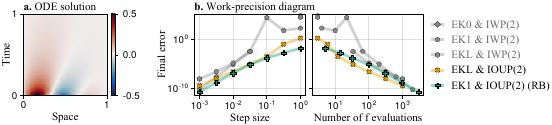

The script that saved this image:
using JLD
using CairoMakie
using TuePlots
using OrdinaryDiffEq
using Distributions
using LaTeXStrings

import BayesExpIntExperiments as BEIE
import BayesExpIntExperiments: C1, C2, get_label, PlotTheme, get_alg_style, LINEALPHA

DIR = "experiments/benchmark_reaction_diffusion"
data = load(joinpath(DIR, "burgers_results.jld"))
results = data["results"]

# NU = results["NU"]
NU = 2

x = :dt
x2 = :nf
xlabel =
    x == :nsteps ? "Number of steps" :
    x == :nf ? "Number of f evaluations" :
    x == :dt ? "Step size" :
    String(x)
x2label =
    x2 == :chi2_final ? "Normalised χ² statistic" :
    x2 == :nf ? "Number of f evaluations" :
    x2 == :time ? "Runtime [s]" :
    String(x2)
y = :final
ylabel = String(y)
ylabel = "Final error"

algs = (
    # "Tsit5",
    # "BS3",
    # "Rosenbrock23",
    # "Rosenbrock32",
    "EK0+IWP($NU)",
    "EK1+IWP($NU)",
    "EKL+IWP($NU)",
    "EK0+IOUP($NU)",
    # "EK1+IOUP($NU)",
    # "EK0+IOUP($NU)+RB",
    "EK1+IOUP($NU)+RB",
)

set_theme!(
    merge(
        Theme(
            figure_padding=(-7, 12, 1, 0),
            Axis=(
                # titlesize=7,
                xticks=LogTicks(LinearTicks(4)),
                yticks=LogTicks(WilkinsonTicks(3)),
                # xlabelsize=7,
                # ylabelsize=7,
                # xticklabelsize=7,
                # yticklabelsize=7,
            ),
            # Legend=(; labelsize=7),
        ),
        PlotTheme,
        Theme(
            TuePlots.SETTINGS[:NEURIPS];
            font=false,
            fontsize=true,
            figsize=true,
            thinned=true,
            # width_coeff=0.35,
            nrows=1.1, ncols=3,
            # subplot_height_to_width_ratio=1/TuePlots.GOLDEN_RATIO,
            # subplot_height_to_width_ratio=1,
        ),
    ),
)

fig = Figure()

# Solution plot
prob, L = BEIE.prob_burgers(; N=100)
@info "plot.jl" length(prob.u0)
d = length(prob.u0)
ref_sol = solve(prob, RadauIIA5(), abstol=1e-20, reltol=1e-20, saveat=0.01)
Array(ref_sol)
gl = fig[1, 1] = GridLayout()
ax_sol = Axis(
    gl[1, 1],
    xticks=([0.5, length(prob.u0) + 0.5], ["0", "1"]),
    yticks=(
        [ref_sol.t[begin] - (ref_sol.t[begin+1] - ref_sol.t[begin]) / 2,
            ref_sol.t[end] + (ref_sol.t[end] - ref_sol.t[end-1]) / 2],
        ["0", "1"]),
    xlabel="Space",
    ylabel="Time",
    title=rich(rich("a. ", font="Times New Roman Bold"),
        rich("ODE solution", font="Times New Roman")),
)
hm = CairoMakie.heatmap!(
    ax_sol,
    1:length(ref_sol.u[1]),
    ref_sol.t,
    Array(ref_sol);
    colormap=:balance, colorrange=(-0.5, 0.5),
    fxaa=false,
)
# Add colorbar
cb = Colorbar(gl[1, 2], hm, size=3)
colgap!(gl, 3)
colsize!(gl, 1, Aspect(1, 1.0))

# Work-precision
sclines = Dict()
ax = Axis(
    fig[1, 2];
    xscale=log10,
    yscale=log10,
    yticklabelsvisible=true,
    xlabel=xlabel,
    ylabel=ylabel,
    title=rich(rich("b. ", font="Times Bold"),
        rich("Work-precision diagram", font="Times")),
)
for alg in algs
    wp = results[alg][2:end]
    scl = scatterlines!(
        ax,
        x == :nsteps ?
        [(prob.tspan[2] - prob.tspan[1]) / r[:dt] for r in wp] :
        [r[x] for r in wp],
        [r[y] for r in wp];
        label=alg,
        get_alg_style(alg)...,
        color=(get_alg_style(alg).color, LINEALPHA),
        markercolor=get_alg_style(alg).color,
    )
    sclines[alg] = scl
end

ax2 = Axis(
    fig[1, 3];
    xscale=log10,
    yscale=log10,
    yticklabelsvisible=false,
    xlabel=x2label,
    # title=rich(rich("c. ", font="Times Bold"),
    #     rich("Uncertainty calibration", font="Times")),
)
(x2 == :chi2_final) && vlines!(ax2, [1], color=:gray, linestyle=:dash, linewidth=1)
for alg in algs
    wp = results[alg][2:end]
    if x2 == :chi2_final && !(:chi2_final in keys(wp[1]))
        continue
    end
    scl = scatterlines!(
        ax2,
        (x2 == :chi2_final) ? [r[x2] / d for r in wp] : [r[x2] for r in wp],
        [r[y] for r in wp];
        label=alg,
        get_alg_style(alg)...,
        color=(get_alg_style(alg).color, LINEALPHA),
        markercolor=get_alg_style(alg).color,
    )
    sclines[alg] = scl
end

leg = Legend(
    fig[:, end+1],
    [sclines[k] for k in algs],
    [get_label(k) for k in algs],
    tellwidth=true,
)

colgap!(fig.layout, 1, 5)
colgap!(fig.layout, 2, 3)
colgap!(fig.layout, 3, 0)
linkyaxes!(ax, ax2)
(x2 == :chi2_final) && CairoMakie.xlims!(ax2, 1e-8, 1e20)

save("../bayes-exp-int/figures/burgers.pdf", fig, pt_per_unit=1)
